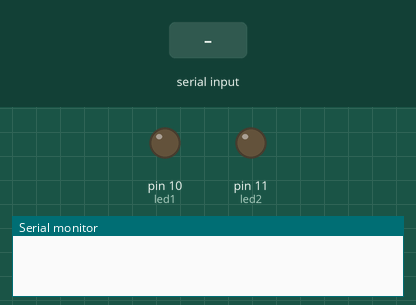
This sketch was run on a simulated Arduino Uno, built with avr-gcc and run on an emulated ATmega328P. Shown: output pins drawn as LEDs (lit = HIGH), the last lines printed to the serial monitor. The inputs (shaded band) are chosen by the test bench.

Above: at 1.2 s.
1.3 s: "1\n" received over Serial
At 1.8 s:
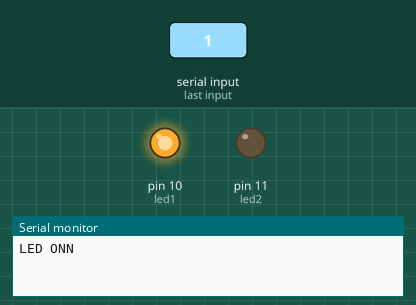
2.8 s: "2\n" received over Serial
At 4.0 s:
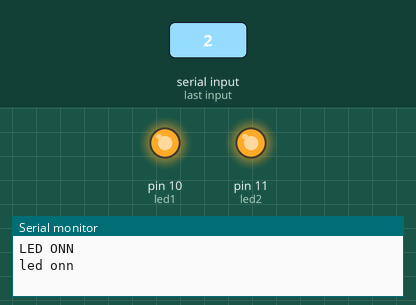
4.3 s: "3\n" received over Serial
At 5.3 s:
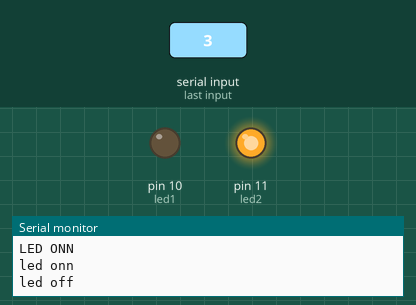
Timing chart, 0 to 7.3 s (numbered marks = the images above; inputs shaded):
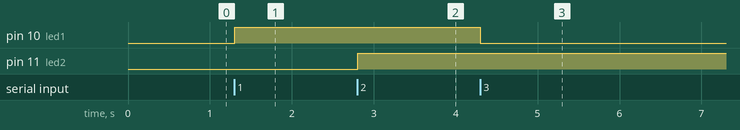

Measured:
- after the input at 1.3 s, pin 10 (led1): LOW → HIGH at once
- after the input at 2.8 s, pin 11 (led2): LOW → HIGH at once
- after the input at 4.3 s, pin 10 (led1): HIGH → LOW at once

The sketch:

exp8.ino
```cpp
int led1 = 10;
int led2 = 11;

void setup(){
  pinMode(led1, OUTPUT);
  pinMode(led2, OUTPUT);
  Serial.begin(9600);
}

void loop(){
  if(Serial.available()>0){
    String data = Serial.readStringUntil('\n');
    data.trim();

    if(data == "1"){
      digitalWrite(led1,HIGH);
      Serial.println("LED ONN");
    }
    else if(data == "2"){
      digitalWrite(led2,HIGH);
      Serial.println("led onn");
    }
    else if(data == "3"){
      digitalWrite(led1,LOW);
      Serial.println("led off");
    }
    else if(data == "4"){
      digitalWrite(led2,LOW);
      Serial.println("LED OFF");
    }
  }
}
```
